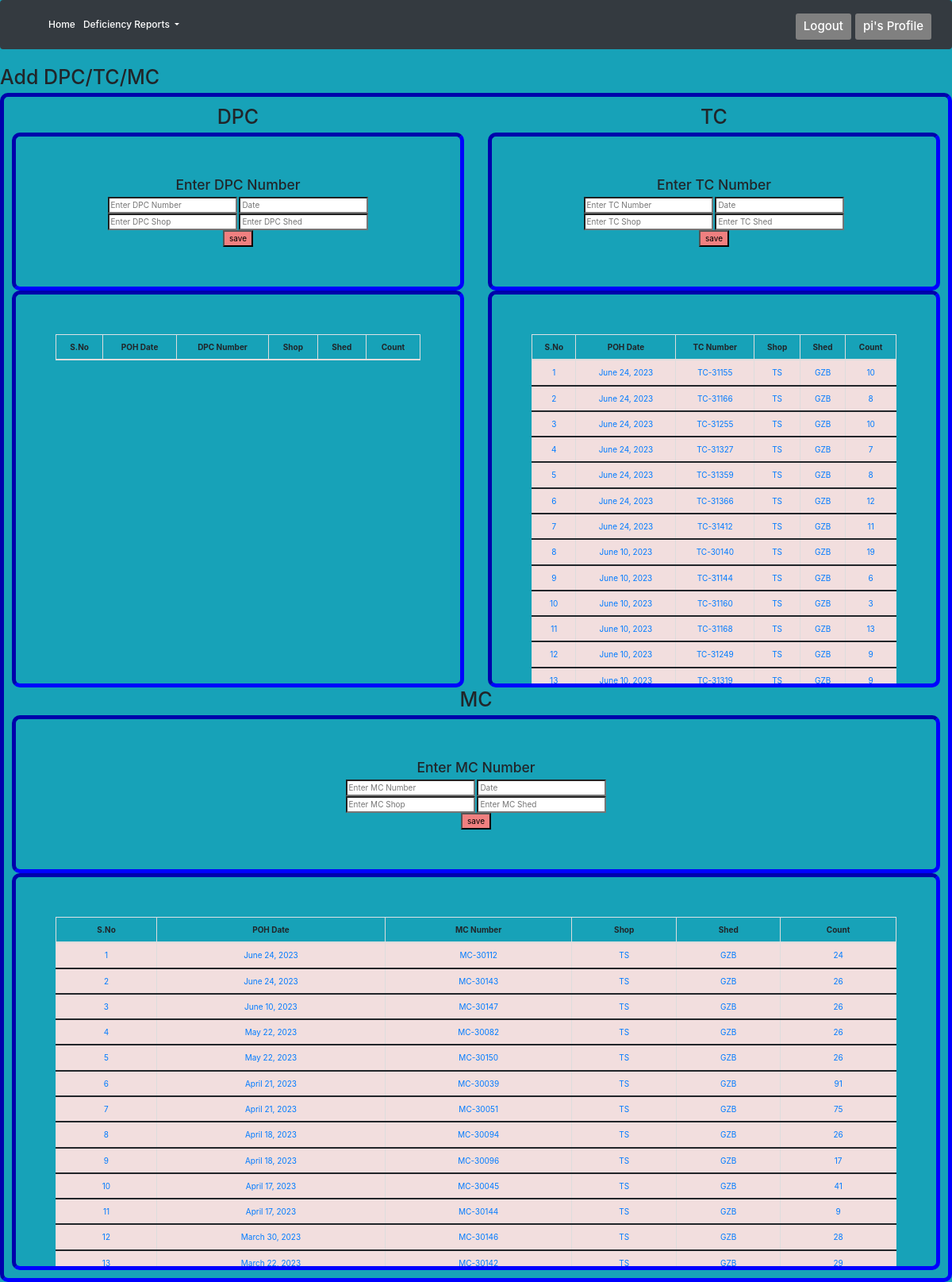
Screenshot of /defi/ (signed in) with the database file from the repository.
### users/models.py (models this page shows, shortened)
class Profile(AbstractUser):
    DesignationChoices = (
        ("Officer", "Officer"),
        ("SSE/CB", "SSE/CB"),
        ("JE/CB", "JE/CB"),
        ("Techical Asst", "Technical Asst"),
    )
    PlaceOfPosting = (
        ("Sickline Office", "Sickline Office"),
        ("ROH Office", "ROH"),
        ("Contract Office", "Contract Office"),
        ("Tech Cell Office", "Tech Cell Office"),
        ("OMRS Office", "OMRS Office"),
        ("SSE Planning Office", "SSE Planning Office"),
        ("M&P Section", "M&P Section"),
        ("CB Administration", "CB Administration"),
        ("Stores", "Stores"),
        ("Wheel Shop", "Wheel Shop"),
    )
    Name = models.OneToOneField(
        settings.AUTH_USER_MODEL, on_delete=models.CASCADE, null=True, blank=True)
    image = models.ImageField(default='default.jpg', upload_to='profile_pics')
    Mobile = models.BigIntegerField(null=True, blank=True)
    LocalAddress = models.TextField(null=True, blank=True)
    IDNumber = models.CharField(max_length=30, default='ID Number', null=True)
    Designation = models.CharField(max_length=30, default='JE/CB', null=True, blank=True)
    Posted = models.CharField(max_length=30, choices=PlaceOfPosting, default='Tech Cell Office', null=True, blank=True)
    DateOfJoining = models.DateField(null=True, default='1001-01-01', blank=True)

### defi/models.py (models this page shows)
class TC(models.Model):
    TCName = models.CharField(max_length=100, unique=True)
    Date = models.DateTimeField(default=timezone.now)
    POHDate = models.DateField(null=True, blank=True)
    Shop = models.ForeignKey(Shop, on_delete=models.CASCADE,null=True, related_name='TCShop')
    Shed = models.ForeignKey(Shed, on_delete=models.CASCADE,null=True, related_name='TCShed')
    author = models.ForeignKey(
        settings.AUTH_USER_MODEL, on_delete=models.DO_NOTHING, null=True, related_name='tcauth')
    def __str__(self):
        return self.TCName

class Shop(models.Model):
    ShopName = models.CharField(max_length=100, unique=True)
    Date = models.DateTimeField(default=timezone.now)
    author = models.ForeignKey(
        settings.AUTH_USER_MODEL, on_delete=models.DO_NOTHING, null=True, related_name='shopauth')
    def __str__(self):
        return self.ShopName

class Shed(models.Model):
    ShedName = models.CharField(max_length=100, unique=True)
    Date = models.DateTimeField(default=timezone.now)
    author = models.ForeignKey(
        settings.AUTH_USER_MODEL, on_delete=models.DO_NOTHING, null=True, related_name='shedauth')
    def __str__(self):
        return self.ShedName

class MC(models.Model):
    MCName = models.CharField(max_length=100, unique=True)
    Date = models.DateTimeField(default=timezone.now)
    POHDate = models.DateField(null=True, blank=True)
    Shop = models.ForeignKey(Shop, on_delete=models.CASCADE,null=True, related_name='MCShop')
    Shed = models.ForeignKey(Shed, on_delete=models.CASCADE,null=True, related_name='MCShed')
    author = models.ForeignKey(
        settings.AUTH_USER_MODEL, on_delete=models.DO_NOTHING, null=True, related_name='mcauth')
    def __str__(self):
        return self.MCName

### defi/views.py (the view)
# urls.py: path('', views.DefiHome2, name='defi_home'),
@login_required
def DefiHome2(request):
    dpc = DPC.objects.all().order_by('-POHDate')
    p = []
    for n in dpc:
        k = DPCRemark.objects.all().filter(DPCName=n.id).count()
        p.append([n,k])
    tc = TC.objects.all().order_by('-POHDate')
    q = []
    for n in tc:
        k = TCRemark.objects.all().filter(TCName=n.id).count()
        q.append([n,k])
    mc = MC.objects.all().order_by('-POHDate')
    r = []
    for n in mc:
        k = MCRemark.objects.all().filter(MCName=n.id).count()
        r.append([n,k])
    context = {
            'dpc': p,
            'tc' : q,
            'mc' : r,
    }
    print(context)
    return render(request, 'deficiencies/defhome.html', context)

### templates/deficiencies/defhome.html (shortened to what this page needs)
{%extends 'charts/base.html'%}
{%block content%}
<h1>Add DPC/TC/MC</h1>
<div class="center">
<div class="row" >
  <div class="col">
    <h1>DPC</h1>
<div class="center2">
<form method="POST" action="{%url 'addDPC'%}">
  <h3>Enter DPC Number</h3>
  <input type="text" ,class="form-control form-group " , id="DPCNum" name="DPCNum"
    style="background-color: white; color:black" placeholder="Enter DPC Number" aria-label="Enter DPC Number">
    <input type="text" name="datepicker1" style="background-color: white; color:black" placeholder="Date" aria-label="Date"
      id="datepicker1">
      <br>
      <input type="text" ,class="form-control form-group " , id="DPCShop" name="DPCShop"
        style="background-color: white; color:black" placeholder="Enter DPC Shop" aria-label="Enter DPC Shop">
        <input type="text" ,class="form-control form-group " , id="DPCShed" name="DPCShed"
        style="background-color: white; color:black" placeholder="Enter DPC Shed" aria-label="Enter DPC Shed">
    <br>
    <input type="submit" value="save" style="background-color: lightcoral; color:black" />
</form>
</div>
<div class="center2 table-wrapper-scroll-y my-custom-scrollbar">
  <table class="table table-bordered">
    <thead>
      <tr>
        <th>S.No</th>
        <th>POH Date</th>
        <th>DPC Number</th>
        <th>Shop</th>
        <th>Shed</th>
        <th>Count</th>
        </tr>
        </thead>
</table>
</div>
  </div>
  <div class="col">
    <h1>TC</h1>
    <div class="center2">
    <form method="POST" action="{%url 'addTC'%}">
      <h3>Enter TC Number</h3>
      <input type="text" ,class="form-control form-group " , id="TCNum" name="TCNum"
        style="background-color: white; color:black" placeholder="Enter TC Number" aria-label="Enter TC Number">
      <input type="text" name="datepicker" style="background-color: white; color:black" placeholder="Date" aria-label="Date"
        id="datepicker"><br>
        <input type="text" ,class="form-control form-group " , id="TCShop" name="TCShop"
          style="background-color: white; color:black" placeholder="Enter TC Shop" aria-label="Enter TC Shop">
          <input type="text" ,class="form-control form-group " , id="TCShed" name="TCShed"
          style="background-color: white; color:black" placeholder="Enter TC Shed" aria-label="Enter TC Shed">
      <br>
        <input type="submit" value="save" style="background-color: lightcoral; color:black" />
    </form>
  </div>
<div class="center2 table-wrapper-scroll-y my-custom-scrollbar">
  <table class="table table-bordered">
    <thead>
      <tr>
        <th>S.No</th>
        <th>POH Date</th>
        <th>TC Number</th>
        <th>Shop</th>
        <th>Shed</th>
        <th>Count</th>
      </tr>
    </thead>
    {%for object , l in tc%}
    <tbody>
      <tr class='danger'>
        <td class='text-primary'>{{forloop.counter}}</td>
        <td class='text-primary'>{{object.POHDate}}</td>
        <td class='text-primary'><a href="{%url 'showTCdet' object.pk %}">{{object.TCName}}</a></td>
        <td class='text-primary'>{{object.Shop}}</td>
    <td class='text-primary'>{{object.Shed}}</td>
    <td class='text-primary'>{{l}}</td>
      </tr>
    </tbody>
    {%endfor%}
  </table>
</div></div>
  <div class="col">
    <h1>MC</h1>
    <div class="center2">
      <form method="POST" action="{%url 'addMC'%}">
        <h3>Enter MC Number</h3>
        <input type="text" ,class="form-control form-group " , id="MCNum" name="MCNum"
          style="background-color: white; color:black" placeholder="Enter MC Number" aria-label="Enter MC Number">
        <input type="text" name="datepicker2" style="background-color: white; color:black" placeholder="Date" aria-label="Date"
          id="datepicker2">
<br>
          <input type="text" ,class="form-control form-group " , id="MCShop" name="MCShop"
          style="background-color: white; color:black" placeholder="Enter MC Shop" aria-label="Enter MC Shop">
          <input type="text" ,class="form-control form-group " , id="MCShed" name="MCShed"
          style="background-color: white; color:black" placeholder="Enter MC Shed" aria-label="Enter MC Shed">
        <br>
          <input type="submit" value="save" style="background-color: lightcoral; color:black" />
      </form>
    </div>
    <div class="center2 table-wrapper-scroll-y my-custom-scrollbar">
      <table class="table table-bordered">
        <thead>
          <tr>
            <th>S.No</th>
            <th>POH Date</th>
            <th>MC Number</th>
            <th>Shop</th>
        <th>Shed</th>
        <th>Count</th>
          </tr>
        </thead>
        {%for object , l in mc%}
        <tbody>
          <tr class='danger'>
            <td class='text-primary'>{{forloop.counter}}</td>
            <td class='text-primary'>{{object.POHDate}}</td>
            <td class='text-primary'><a href="{%url 'showMCdet' object.pk %}">{{object.MCName}}</a></td>
            <td class='text-primary'>{{object.Shop}}</td>
    <td class='text-primary'>{{object.Shed}}</td>
    <td class='text-primary'>{{l}}</td>
          </tr>
        </tbody>
        {%endfor%}
      </table>
    </div>
  </div>
</div>
</div>
    {%endblock content%}

### templates/charts/nav.html (shortened to what this page needs)
<nav class="navbar navbar-expand-lg navbar-dark bg-dark">
  <a class="navbar-brand"
    style="color:rgb(255, 255, 255); font-weight: 500; font-size: 32px; margin-right:0px; margin-top:0px;"
    href="{% url 'home'%}"></a>
  <div class="collapse navbar-collapse" id="navbarSupportedContent">
    <ul class="navbar-nav mr-auto">
      {% if user.is_authenticated %}
      <li class="nav-item active">
        <a class="nav-link"
          style="color:rgb(255, 255, 255); font-weight: 500; font-size: 12px; margin-right:0px; margin-top:0px;"
          href="{% url 'home'%}">Home <span class="sr-only">(current)</span></a>
      </li>
      <li class="nav-item dropdown">
        <a class="nav-link dropdown-toggle"
          style="color:rgb(255, 255, 255); font-weight: 500; font-size: 12px; margin-right:0px; margin-top:0px;"
          href="#" id="navbarDropdown" role="button" data-toggle="dropdown" aria-haspopup="true" aria-expanded="false">
          Deficiency Reports
        </a>
      </li>
      {% endif %}
    </ul>
    <div>
      {% if user.is_authenticated %}
      <a class="nav-item nav-link navbar-right  btn-lg"
        style="background-color:Grey; color:White; font-weight: 500; font-size: 15px; margin-right:0px; margin-top:5px;"
        href="{%url 'profile'%}">{{user.username}}'s Profile</a>
      <a class="nav-item nav-link navbar-right btn-lg"
        style="background-color:Grey; color:White; font-weight: 500; font-size: 15px;  margin-right:5px; margin-top:5px;"
        href="{% url 'logout'%}">Logout</a>
      {% else %}
      <a class="nav-item nav-link navbar-right btn-lg"
        style="background-color:rgb(78, 170, 53); color:White; font-weight: 700; font-size: 15px; margin-right:0px; margin-top:5px;"
        href="{% url 'login'%}">Login</a>
      {% endif %}
    </div>
  </div>
</nav>

### templates/charts/base.html (style rules this page uses)
.center { margin: auto; width: 100%; border: 3px solid blue; padding: 10px; text-align: center; border-style: inset; border-width: 5px; border-radius: 10px; border-style: inset; border-width: 5px; border-radius: 10px; }
.center2 { margin: auto; width: 100%; border: 3px solid blue; padding: 50px; text-align: center; border-style: inset; border-width: 5px; border-radius: 10px; border-style: inset; border-width: 5px; border-radius: 10px; }
.my-custom-scrollbar { position: relative; height: 500px; overflow: auto; }
.table-wrapper-scroll-y { display: block; }

### rows the page displays
Profile: username "pi"
TC: POHDate "June 24, 2023", TCName "TC-31155", Shop "TS", Shed "GZB", l "10"
TC: POHDate "June 24, 2023", TCName "TC-31166", Shop "TS", Shed "GZB", l "8"
TC: POHDate "June 24, 2023", TCName "TC-31255", Shop "TS", Shed "GZB", l "10"
TC: POHDate "June 24, 2023", TCName "TC-31327", Shop "TS", Shed "GZB", l "7"
TC: POHDate "June 24, 2023", TCName "TC-31359", Shop "TS", Shed "GZB", l "8"
TC: POHDate "June 24, 2023", TCName "TC-31366", Shop "TS", Shed "GZB", l "12"
TC: POHDate "June 24, 2023", TCName "TC-31412", Shop "TS", Shed "GZB", l "11"
TC: POHDate "June 10, 2023", TCName "TC-30140", Shop "TS", Shed "GZB", l "19"
TC: POHDate "June 10, 2023", TCName "TC-31144", Shop "TS", Shed "GZB", l "6"
TC: POHDate "June 10, 2023", TCName "TC-31160", Shop "TS", Shed "GZB", l "3"
TC: POHDate "June 10, 2023", TCName "TC-31168", Shop "TS", Shed "GZB", l "13"
TC: POHDate "June 10, 2023", TCName "TC-31249", Shop "TS", Shed "GZB", l "9"
TC: POHDate "June 10, 2023", TCName "TC-31319", Shop "TS", Shed "GZB", l "9"
MC: POHDate "June 24, 2023", MCName "MC-30112", Shop "TS", Shed "GZB", l "24"
MC: POHDate "June 24, 2023", MCName "MC-30143", Shop "TS", Shed "GZB", l "26"
MC: POHDate "June 10, 2023", MCName "MC-30147", Shop "TS", Shed "GZB", l "26"
MC: POHDate "May 22, 2023", MCName "MC-30082", Shop "TS", Shed "GZB", l "26"
MC: POHDate "May 22, 2023", MCName "MC-30150", Shop "TS", Shed "GZB", l "26"
MC: POHDate "April 21, 2023", MCName "MC-30039", Shop "TS", Shed "GZB", l "91"
MC: POHDate "April 21, 2023", MCName "MC-30051", Shop "TS", Shed "GZB", l "75"
MC: POHDate "April 18, 2023", MCName "MC-30094", Shop "TS", Shed "GZB", l "26"
MC: POHDate "April 18, 2023", MCName "MC-30096", Shop "TS", Shed "GZB", l "17"
MC: POHDate "April 17, 2023", MCName "MC-30045", Shop "TS", Shed "GZB", l "41"
MC: POHDate "April 17, 2023", MCName "MC-30144", Shop "TS", Shed "GZB", l "9"
MC: POHDate "March 30, 2023", MCName "MC-30146", Shop "TS", Shed "GZB", l "28"
MC: POHDate "March 22, 2023", MCName "MC-30142", Shop "TS", Shed "GZB", l "29"
